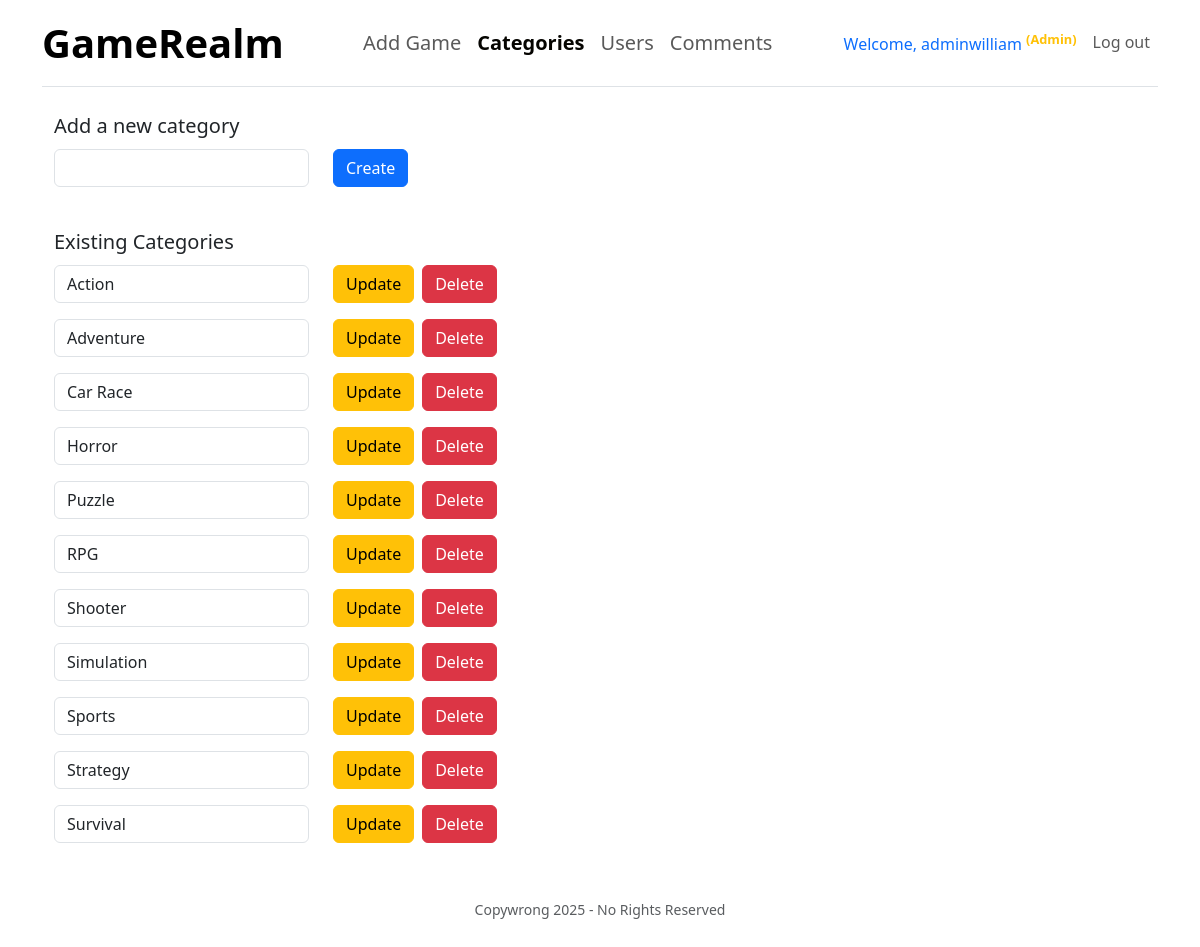
The page /categories/manage_categories.php (signed in) on the database its author committed.
### tables this page shows
CREATE TABLE `categories` (
  `category_id` int(11) NOT NULL,
  `category_name` varchar(255) NOT NULL
);

### categories/manage_categories.php (the view, shortened to what this page needs)
<?php
require('../tools/connect.php');
?>
<!DOCTYPE html>
<html lang="en">
<head>
  <link rel="stylesheet" href="../general.css">
  <link rel="stylesheet" href="category.css">
  <link href="https://cdn.jsdelivr.net/npm/bootstrap@5.3.0-alpha1/dist/css/bootstrap.min.css" rel="stylesheet">
</head>
<body>
  <div class="container">
    <?php
    include '../components/navigation.php';
    ?>
    <div id="create_categories" class="container my-4">
      <form action="process_manage_categories.php" method="post">
        <fieldset>
          <legend class="fs-5">Add a new category</legend>
          <div class="row mb-3">
            <div class="col-md-3">
              <input type="text" name="category_name" id="category_name" class="form-control" required>
            </div>
            <div class="col-md-3">
              <button type="submit" name="command" value="Create" class="btn btn-primary">Create</button>
            </div>
          </div>
        </fieldset>
      </form>
    </div>
    <div id="category_list" class="container my-4">
      <?php
      $query = "SELECT * FROM categories ORDER BY category_name";
      $statement = $db->query($query);
      $categories = $statement->fetchAll();
      ?>
      <fieldset>
        <legend class="fs-5">Existing Categories</legend>
        <?php foreach ($categories as $category): ?>
          <form action="process_manage_categories.php" method="post" class="mb-3">
            <div class="row mb-3">
              <div class="col-md-3">
                <input type="text" name="category_name" value="<?= htmlspecialchars($category['category_name']) ?>" class="form-control" required>
              </div>
              <div class="col-md-6 d-flex justify-content-start">
                <button type="submit" name="command" value="Update" class="btn btn-warning me-2">Update</button>
                <button type="submit" name="command" value="Delete" onclick="return confirm('Delete?')" class="btn btn-danger">Delete</button>
              </div>
            </div>
          </form>
        <?php endforeach; ?>
      </fieldset>
    </div>
    <?php include '../components/footer.php'; ?>
  </div>
</body>
</html>

### rows shown on the page
categories: category_name "Action"
categories: category_name "Adventure"
categories: category_name "Car Race"
categories: category_name "Horror"
categories: category_name "Puzzle"
categories: category_name "RPG"
categories: category_name "Shooter"
categories: category_name "Simulation"
categories: category_name "Sports"
categories: category_name "Strategy"
categories: category_name "Survival"

### other values the page prints
$_SESSION['username'] "adminwilliam"
